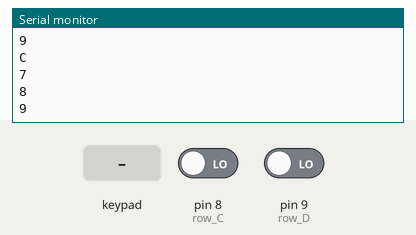
Simulated run of this sketch. Board: Arduino Uno, built with avr-gcc and run on an emulated ATmega328P. Shown: the last lines printed to the serial monitor. Wiring (inferred from the names in the program): 2×4 keypad with keys 1 2 3 4 5 6 7 8 (labels assumed): rows pin 6, pin 7; columns pin 2, pin 3, pin 4, pin 5. Inputs (shaded band) come from the test bench; at power-on: pin 8 (row_C) LOW, pin 9 (row_D) LOW.

Above: at 1.2 s.
1.3 s: pin 8 (row_C) driven HIGH
At 1.37 s:
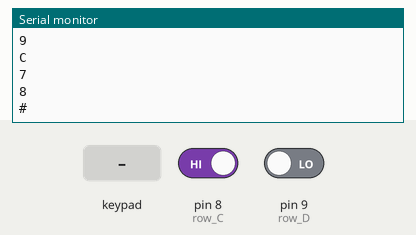
2.9 s: key '4' pressed
At 3.01 s:
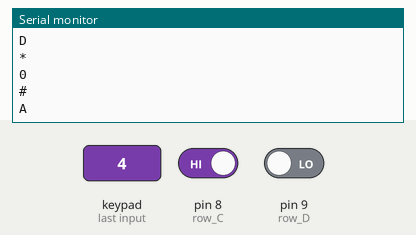
4.4 s: keypad keys 1 2 pressed 0.4 s apart
At 4.46 s:
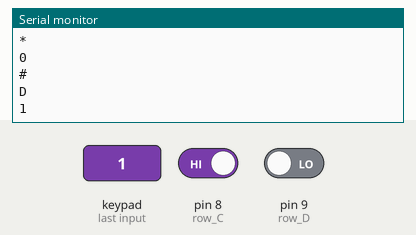
6.7 s: key '8' pressed
At 6.81 s:
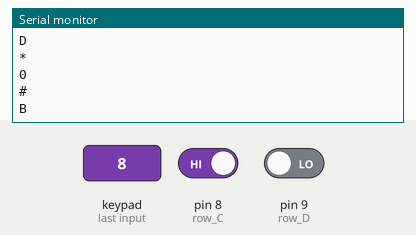
8.2 s: keypad keys 2 5 pressed 0.4 s apart
At 8.3 s:
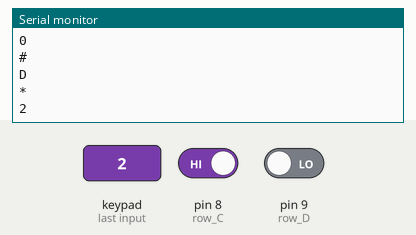
Timing chart, 0 to 11.2 s (numbered marks = the images above; inputs shaded):
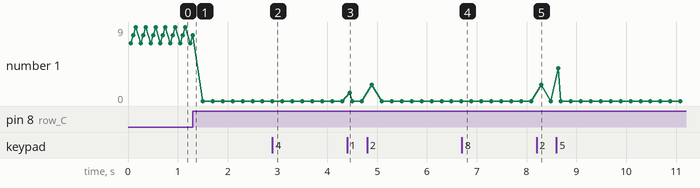

The sketch:

usCom_044_WR_source_file.ino
```cpp
/* =============================================================================================================


   WR Kits Channel & Usina Info número 044


   Leitura de Teclado de Membrana Matricial com Arduino


   Autor: Eng. Wagner Rambo  Data: Julho de 2017

   www.wrkits.com.br | facebook.com/wrkits | youtube.com/user/canalwrkits


============================================================================================================= */


// =============================================================================================================
// --- Mapeamento de Hardware ---
#define  col_1   2                    //coluna 1 do teclado
#define  col_2   3                    //coluna 2 do teclado
#define  col_3   4                    //coluna 3 do teclado
#define  col_4   5                    //coluna 4 do teclado
#define  row_A   6                    //linha A  do teclado
#define  row_B   7                    //linha B  do teclado
#define  row_C   8                    //linha C  do teclado
#define  row_D   9                    //linha D  do teclado


// =============================================================================================================
// --- Protótipo das Funções ---
void readKeyboard();                  //Função para leitura do teclado
void store(char value);               //Função para armazenar o número digitado no teclado matricial
void numero();                        //Função para imprimir o número digitado na tela do LCD


// =============================================================================================================
// --- Variáveis Globais ---
char control = 0x01;                  //variável de controle de teclado
char counter = 0x00;                  //variável auxiliar de contagem
int  number  = 0x00;                  //variável para armazenar o número pressionado no teclado


// =============================================================================================================
// --- Interrupção ---
ISR(TIMER2_OVF_vect)
{
    TCNT2=100;          // Reinicializa o registrador do Timer2
    counter++;          // incrementa counter

    if(counter == 0x05) // counter igual a D'5'?
    {                   // sim...

       counter = 0x00;  //reinicia counter

       readKeyboard();  //lê teclado


    } //end if counter
}


// =============================================================================================================
// --- Configurações Iniciais ---
void setup()
{
     Serial.begin(9600);

     for(char i=2;i< 6;i++) pinMode(i, OUTPUT);             //Saídas para varredura das colunas
     for(char j=6;j<10;j++) pinMode(j,  INPUT);             //Entradas para as linhas


     digitalWrite(col_1, HIGH);                             //Inicializa coluna 1 em HIGH
     digitalWrite(col_2, HIGH);                             //Inicializa coluna 2 em HIGH
     digitalWrite(col_3, HIGH);                             //Inicializa colune 3 em HIGH


     TCCR2A = 0x00;   //Timer operando em modo normal
     TCCR2B = 0x07;   //Prescaler 1:1024
     TCNT2  = 100;    //10 ms overflow again
     TIMSK2 = 0x01;   //Habilita interrupção do Timer2

} //end setup


// =============================================================================================================
// --- Loop Infinito ---
void loop()
{


} //end loop


   // Estouro = Timer2_cont x prescaler x ciclo de máquina

   // Ciclo de máquina = 1/Fosc = 1/16E6 = 62,5ns = 62,5E-9s

   // Estouro = (256 - 100) x 1024 x 62,5E-9 = 9,98ms

   // Varredura = Estouro x Counter = 9,98ms x 5 = 49,9ms


// =============================================================================================================
// --- Desenvolvimento das Funções ---
void readKeyboard()                       //Função para leitura do teclado
{

   if(digitalRead(col_1) && control == 0x01)       //Coluna 1 em nível high? Control igual 1?
   {                                               //Sim...
         control = 0x02;                           //control igual a 2
         digitalWrite(col_1,  LOW);                //apenas coluna 1 em nível baixo
         digitalWrite(col_2, HIGH);
         digitalWrite(col_3, HIGH);
         digitalWrite(col_4, HIGH);

      // -- Testa qual tecla foi pressionada e armazena o valor --
         if     (!digitalRead(row_A))  store(1);
         else if(!digitalRead(row_B))  store(4);
         else if(!digitalRead(row_C))  store(7);
         else if(!digitalRead(row_D))  store(11);

   } //end if col_1

   else if(digitalRead(col_2) && control == 0x02)   //Coluna 2 em nível high? Control igual 2?
   {                                                //Sim...
         control = 0x03;                            //control igual a 3
         digitalWrite(col_1, HIGH);
         digitalWrite(col_2,  LOW);                 //apenas coluna 2 em nível baixo
         digitalWrite(col_3, HIGH);
         digitalWrite(col_4, HIGH);

      // -- Testa qual tecla foi pressionada e armazena o valor --
         if     (!digitalRead(row_A))  store(2);
         else if(!digitalRead(row_B))  store(5);
         else if(!digitalRead(row_C))  store(8);
         else if(!digitalRead(row_D))  store(0);

   } //end if col_2

   else if(digitalRead(col_3) && control == 0x03)   //Coluna 3 em nível high? Control igual 3?
   {                                                //Sim...
         control = 0x04;                            //control igual a 4
         digitalWrite(col_1, HIGH);                 //
         digitalWrite(col_2, HIGH);
         digitalWrite(col_3,  LOW);                 //apenas coluna 3 em nível baixo
         digitalWrite(col_4, HIGH);

      // -- Testa qual tecla foi pressionada e armazena o valor --
         if     (!digitalRead(row_A))  store(3);
         else if(!digitalRead(row_B))  store(6);
         else if(!digitalRead(row_C))  store(9);
         else if(!digitalRead(row_D))  store(12);

   } //end if col_3

   else if(digitalRead(col_4) && control == 0x04)   //Coluna 3 em nível high? Control igual 4?
   {                                                //Sim...
         control = 0x01;                            //control igual a 1
         digitalWrite(col_1, HIGH);                 //
         digitalWrite(col_2, HIGH);
         digitalWrite(col_3, HIGH);
         digitalWrite(col_4,  LOW);                 //apenas coluna 4 em nível baixo

      // -- Testa qual tecla foi pressionada e armazena o valor --
         if     (!digitalRead(row_A))  store(13);
         else if(!digitalRead(row_B))  store(14);
         else if(!digitalRead(row_C))  store(15);
         else if(!digitalRead(row_D))  store(16);

   } //end if col_4


} //end readKeyboard


void store(char value1)                   //Função para armazenar o valor digitado no teclado
{
   char i;                                //variável de iterações

   TIMSK2 = 0x00;                         //Desabilita interrupção do Timer2


   delay(350);


   number = value1;                       //atualiza number

   numero();

   TIMSK2 = 0x01;   //Habilita interrupção do Timer2

} //end store


void numero()                                           //Função para imprimir o número digitado
{


   if     (number == 11) Serial.println("*");
   else if(number == 12) Serial.println("#");
   else if(number == 13) Serial.println("A");
   else if(number == 14) Serial.println("B");
   else if(number == 15) Serial.println("C");
   else if(number == 16) Serial.println("D");
   else Serial.println(number);                                     //Mostra número


} //end numero
```

Measured:
- after the input at 1.3 s, the serial monitor: prints a new line after 0.05 s (image 1)
- after the input at 2.9 s, the serial monitor: prints a new line after 0.10 s (image 2)
- after the input at 4.4 s, the serial monitor: prints a new line after 0.05 s (image 3)
- after the input at 6.7 s, the serial monitor: prints a new line after 0.09 s (image 4)
- after the input at 8.2 s, the serial monitor: prints a new line after 0.09 s (image 5)
- plotted number 1: 7 → 0 after the input at 1.3 s
